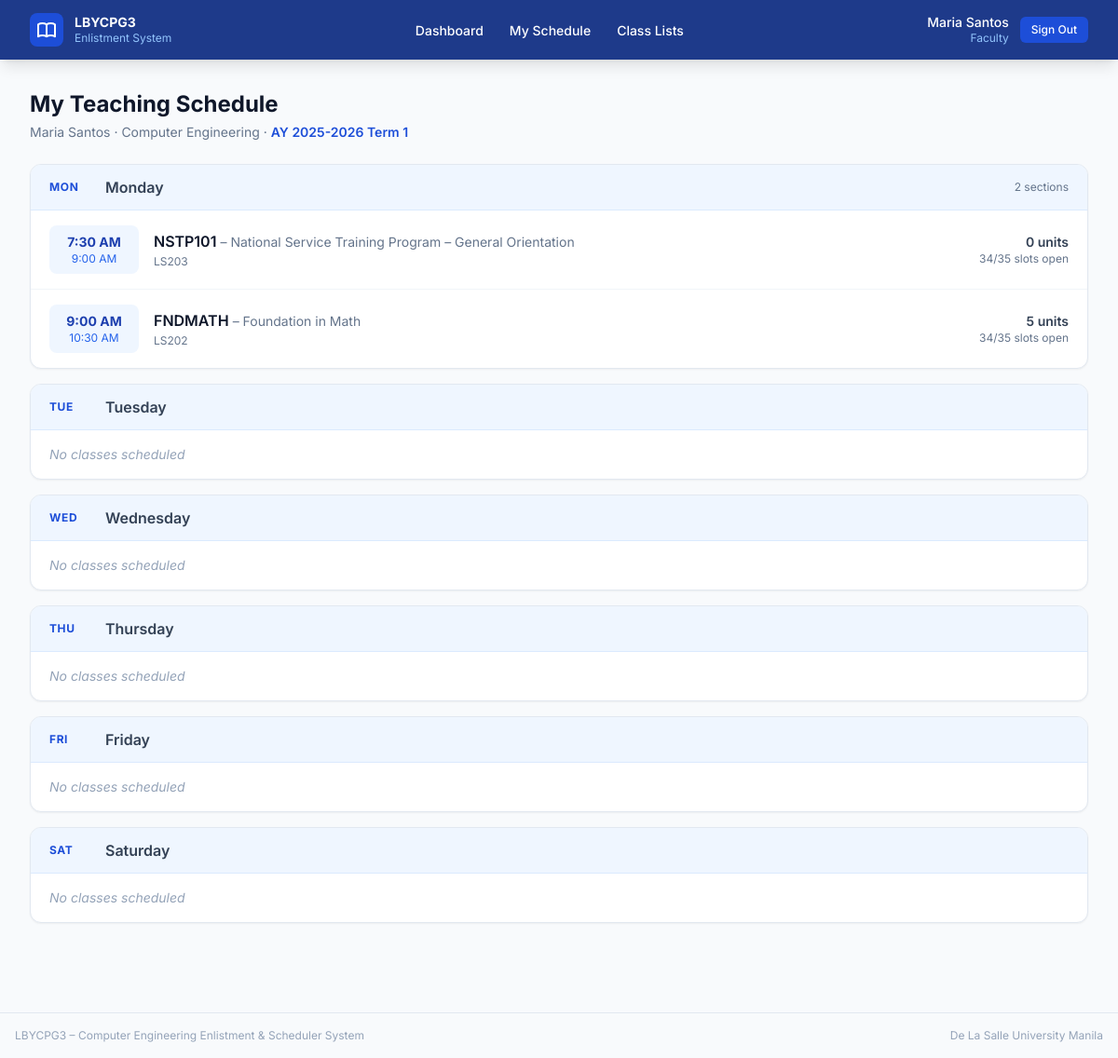
Page /faculty/schedule/ (signed in) on the committed database.
### core/models.py (models this page shows, shortened)
class User(AbstractUser):
    class Role(models.TextChoices):
        ADMIN   = "admin",   "Admin"
        FACULTY = "faculty", "Faculty"
        STUDENT = "student", "Student"
    role = models.CharField(
        max_length=10,
        choices=Role.choices,
        default=Role.STUDENT,
    )
    class Meta:
        verbose_name = "User"
        verbose_name_plural = "Users"
    @property
    def is_faculty(self):
        return self.role == self.Role.FACULTY
    @property
    def is_student(self):
        return self.role == self.Role.STUDENT

class Faculty(models.Model):
    user             = models.OneToOneField(User, on_delete=models.CASCADE, related_name="faculty_profile")
    first_name       = models.CharField(max_length=80)
    last_name        = models.CharField(max_length=80)
    department       = models.CharField(max_length=120)
    max_teaching_load = models.PositiveSmallIntegerField(
        default=21,
        help_text="Maximum units this faculty member may teach per term.",
    )
    class Meta:
        verbose_name = "Faculty"
        verbose_name_plural = "Faculty Members"
        ordering = ["last_name", "first_name"]
    @property
    def full_name(self):
        return f"{self.first_name} {self.last_name}"

class AcademicTerm(models.Model):
    term_name    = models.CharField(max_length=60, unique=True)
    term_number  = models.PositiveSmallIntegerField(
        choices=TermNumber.choices,
        default=TermNumber.TERM_1,
        help_text="Which trimester this academic term represents. Students will only "
                  "see and enlist in Subjects whose term_number matches this value.",
    )
    is_active    = models.BooleanField(
        default=False,
        help_text="Only one term should be active at a time. "
                  "Setting this True does NOT auto-deactivate others – manage via admin.",
    )
    created_at   = models.DateTimeField(auto_now_add=True)
    class Meta:
        verbose_name = "Academic Term"
        verbose_name_plural = "Academic Terms"
        ordering = ["-created_at"]

class Schedule(models.Model):
    DUPLICATE_CLASS_MESSAGE = "This class already exists."
    class Day(models.TextChoices):
        MONDAY    = "MON", "Monday"
        TUESDAY   = "TUE", "Tuesday"
        WEDNESDAY = "WED", "Wednesday"
        THURSDAY  = "THU", "Thursday"
        FRIDAY    = "FRI", "Friday"
        SATURDAY  = "SAT", "Saturday"
    term            = models.ForeignKey(AcademicTerm, on_delete=models.CASCADE, related_name="schedules")
    subject         = models.ForeignKey(Subject,      on_delete=models.CASCADE, related_name="schedules")
    faculty         = models.ForeignKey(Faculty,      on_delete=models.CASCADE, related_name="schedules")
    room            = models.ForeignKey(Room,         on_delete=models.CASCADE, related_name="schedules")
    day             = models.CharField(max_length=3, choices=Day.choices)
    time_start      = models.TimeField()
    time_end        = models.TimeField()
    total_slots     = models.PositiveSmallIntegerField(default=40)
    available_slots = models.PositiveSmallIntegerField(default=40)
    class Meta:
        verbose_name = "Schedule"
        verbose_name_plural = "Schedules"
        ordering = ["term", "day", "time_start"]
        constraints = [
            models.UniqueConstraint(
                fields=["term", "subject", "day", "time_start", "time_end"],
                name="unique_subject_offering_slot",
            ),
            models.UniqueConstraint(
                fields=["term", "room", "day", "time_start", "time_end"],
                name="unique_room_slot",
            ),
            models.UniqueConstraint(
                fields=["term", "faculty", "day", "time_start", "time_end"],
                name="unique_faculty_slot",
            ),
        ]

class Subject(models.Model):
    class PrerequisiteType(models.TextChoices):
        HARD = "hard", "Hard prerequisite"
        SOFT = "soft", "Soft prerequisite"
        CO_REQUISITE = "co_requisite", "Co-requisite"
    subject_code  = models.CharField(max_length=20, unique=True)
    subject_title = models.CharField(max_length=200)
    units         = models.PositiveSmallIntegerField(default=3)
    term_number   = models.PositiveSmallIntegerField(
        choices=TermNumber.choices,
        default=TermNumber.TERM_1,
        help_text="Which trimester of the curriculum this subject is normally offered in "
                  "(e.g. Term 3), and which students may enlist in it. "
                  "Set and changed only by the administrator.",
    )
    prerequisite_type = models.CharField(
        max_length=20,
        choices=PrerequisiteType.choices,
        default=PrerequisiteType.HARD,
        help_text="How this prerequisite rule should be enforced.",
    )
    prerequisite  = models.ForeignKey(
        "self",
        null=True,
        blank=True,
        on_delete=models.SET_NULL,
        related_name="unlocks",
        help_text="Related subject used for prerequisite or co-requisite rules.",
    )
    class Meta:
        verbose_name = "Subject"
        verbose_name_plural = "Subjects"
        ordering = ["term_number", "subject_code"]

class Room(models.Model):
    room_name = models.CharField(max_length=60, unique=True)
    capacity  = models.PositiveSmallIntegerField(default=40)
    class Meta:
        verbose_name = "Room"
        verbose_name_plural = "Rooms"
        ordering = ["room_name"]

### core/views.py (the view)
    @login_required(login_url="login")
    def wrapper(request, *args, **kwargs):
        if not request.user.is_faculty:
            messages.error(request, "This area is for faculty members only.")
            return redirect("login")
        try:
            request.faculty = request.user.faculty_profile
        except Faculty.DoesNotExist:
            messages.error(request, "Faculty profile not found. Contact the administrator.")
            return redirect("login")
        return view_fn(request, *args, **kwargs)

### core/templatetags/core_extras.py (called while the page is built)
@register.filter(name="dict_key")
def dict_key(d, key):
    if isinstance(d, dict):
        return d.get(key, [])
    return []

### core/views.py (called while the page is built)
def faculty_required(view_fn):
    @login_required(login_url="login")
    def wrapper(request, *args, **kwargs):
        if not request.user.is_faculty:
            messages.error(request, "This area is for faculty members only.")
            return redirect("login")
        try:
            request.faculty = request.user.faculty_profile
        except Faculty.DoesNotExist:
            messages.error(request, "Faculty profile not found. Contact the administrator.")
            return redirect("login")
        return view_fn(request, *args, **kwargs)
    wrapper.__name__ = view_fn.__name__
    return wrapper

def _get_active_term():
    return AcademicTerm.objects.filter(is_active=True).first()

### templates/core/faculty/schedule.html (shortened to what this page needs)
{% extends "core/base.html" %}
{% load core_extras %}
{% block content %}
<div class="mb-6">
  <h1 class="text-2xl font-bold text-slate-900">My Teaching Schedule</h1>
  <p class="text-slate-500 text-sm mt-1">
    {{ faculty.full_name }} · {{ faculty.department }}
    {% if term %} · <span class="font-semibold text-blue-700">{{ term.term_name }}</span>{% endif %}
  </p>
</div>
{% if not term %}
<div class="bg-amber-50 border border-amber-200 rounded-xl p-6 text-center">
  <p class="text-amber-800 font-medium">No active term.</p>
</div>
{% else %}
<div class="grid gap-4">
  {% for day in days_order %}
  {% with classes=schedule_by_day|dict_key:day %}
  <div class="bg-white rounded-xl border border-slate-200 shadow-sm overflow-hidden">
    <div class="px-5 py-3 bg-blue-50 border-b border-blue-100 flex items-center gap-3">
      <span class="w-12 text-xs font-bold text-blue-700 uppercase tracking-wider">{{ day }}</span>
      <span class="font-semibold text-slate-700">{{ day_labels|dict_key:day }}</span>
      {% if classes %}
      <span class="ml-auto text-xs text-slate-500">{{ classes|length }} section{{ classes|length|pluralize }}</span>
      {% endif %}
    </div>
    {% if classes %}
    <div class="divide-y divide-slate-100">
      {% for sched in classes %}
      <div class="flex items-center gap-4 px-5 py-4">
        <div class="text-center w-24 shrink-0 bg-blue-50 rounded-lg px-2 py-2">
          <p class="text-sm font-bold text-blue-800">{{ sched.time_start|time:"g:i A" }}</p>
          <p class="text-xs text-blue-600">{{ sched.time_end|time:"g:i A" }}</p>
        </div>
        <div class="flex-1">
          <p class="font-semibold text-slate-900">
            {{ sched.subject.subject_code }}
            <span class="text-slate-500 font-normal text-sm">– {{ sched.subject.subject_title }}</span>
          </p>
          <p class="text-xs text-slate-500 mt-0.5">{{ sched.room.room_name }}</p>
        </div>
        <div class="text-right shrink-0">
          <p class="text-sm font-semibold text-slate-700">{{ sched.subject.units }} units</p>
          <p class="text-xs text-slate-500">
            {{ sched.available_slots }}/{{ sched.total_slots }} slots open
          </p>
        </div>
      </div>
      {% endfor %}
    </div>
    {% else %}
    <p class="px-5 py-4 text-sm text-slate-400 italic">No classes scheduled</p>
    {% endif %}
  </div>
  {% endwith %}
  {% endfor %}
</div>
{% endif %}
{% endblock %}

### templates/core/base.html (shortened to what this page needs)
<!DOCTYPE html>
<html lang="en" class="h-full">
<head>
  <script src="https://cdn.tailwindcss.com"></script>
</head>
<body class="h-full bg-slate-50 text-slate-800">
{% if user.is_authenticated %}
<nav class="bg-blue-900 shadow-lg">
  <div class="max-w-7xl mx-auto px-4 sm:px-6 lg:px-8">
    <div class="flex items-center justify-between h-16">
      <div class="flex items-center gap-3">
        <div class="bg-blue-700 rounded-lg p-1.5">
        </div>
        <div>
          <p class="text-white font-bold text-sm leading-tight">LBYCPG3</p>
          <p class="text-blue-300 text-xs">Enlistment System</p>
        </div>
      </div>
      <div class="flex items-center gap-1">
        {% if user.is_student %}
          <a href="{% url 'student_dashboard' %}"  class="nav-link" style="color: #ffffff;">Dashboard</a>
          <a href="{% url 'subject_list' %}"       class="nav-link" style="color: #ffffff;">Enlist Subjects</a>
          <a href="{% url 'student_schedule' %}"   class="nav-link" style="color: #ffffff;">My Schedule</a>
          <a href="{% url 'enrollment_form' %}"    class="nav-link" style="color: #ffffff;">Enrollment Form</a>
        {% elif user.is_faculty %}
          <a href="{% url 'faculty_dashboard' %}"  class="nav-link" style="color: #ffffff;">Dashboard</a>
          <a href="{% url 'faculty_schedule' %}"   class="nav-link" style="color: #ffffff;">My Schedule</a>
          <a href="{% url 'faculty_class_list' %}" class="nav-link" style="color: #ffffff;">Class Lists</a>
        {% endif %}
      </div>
      <div class="flex items-center gap-3">
        <div class="text-right">
          <p class="text-white text-sm font-medium leading-tight">{{ user.get_full_name|default:user.username }}</p>
          <p class="text-blue-300 text-xs capitalize">{{ user.role }}</p>
        </div>
        <form method="post" action="{% url 'logout' %}">
          <button type="submit"
            class="bg-blue-700 hover:bg-blue-600 text-white text-xs font-medium px-3 py-1.5 rounded-md transition-colors">
            Sign Out
          </button>
        </form>
      </div>
    </div>
  </div>
</nav>
{% endif %}
<main class="max-w-7xl mx-auto px-4 sm:px-6 lg:px-8 py-8">
  {% block content %}{% endblock %}
</main>
<footer class="border-t border-slate-200 mt-16">
  <div class="max-w-7xl mx-auto px-4 py-4 flex items-center justify-between text-xs text-slate-400">
    <span>LBYCPG3 – Computer Engineering Enlistment & Scheduler System</span>
    <span>De La Salle University Manila</span>
  </div>
</footer>
</body>
</html>

### templates/core/base.html (style rules this page uses)
body { font-family: 'Inter', system-ui, sans-serif; }
.nav-link { padding: 0.5rem 0.75rem; border-radius: 0.375rem; font-size: 0.875rem; font-weight: 500; color: #dbeafe; transition: background-color 0.2s ease, color 0.2s ease; }

### rows in the picture
User: get_full_name "Maria Santos", role "Faculty"
Faculty: full_name "Maria Santos", department "Computer Engineering"
AcademicTerm: term_name "AY 2025-2026 Term 1"
Schedule: time_start "7:30 AM", time_end "9:00 AM", subject.subject_code "NSTP101", subject.subject_title "National Service Training Program – General Orientation", room.room_name "LS203", subject.units "0", available_slots "34", total_slots "35"
Schedule: time_start "9:00 AM", time_end "10:30 AM", subject.subject_code "FNDMATH", subject.subject_title "Foundation in Math", room.room_name "LS202", subject.units "5", available_slots "34", total_slots "35"

### other values in the picture
{{ day }} "MON" "TUE" "WED" "THU" "FRI" "SAT"
{{ day_labels|dict_key:day }} "Monday" "Tuesday" "Wednesday" "Thursday" "Friday" "Saturday"
{{ classes|length }} "2"
